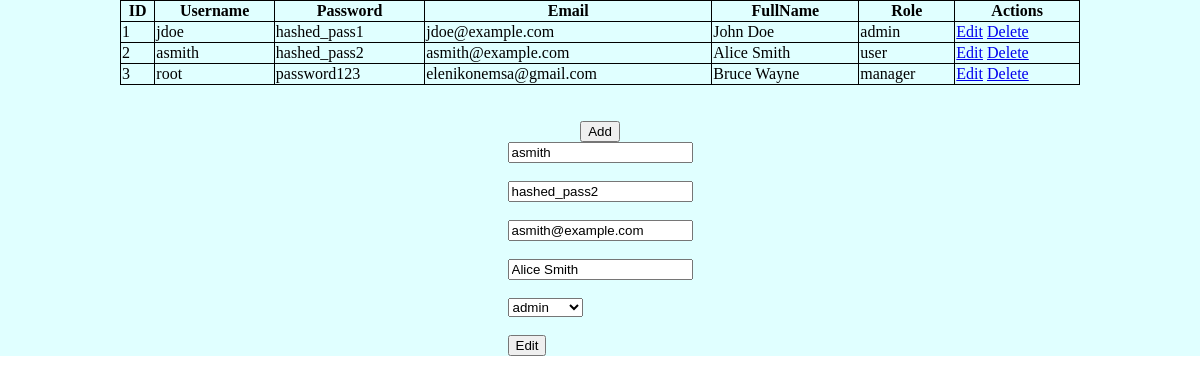
Screenshot of /usersTable/index.php?edit=2 with the database file from the repository.
### tables this page shows
CREATE TABLE `users` (
  `UserID` int(10) NOT NULL,
  `Username` varchar(100) NOT NULL,
  `Password` varchar(100) NOT NULL,
  `Email` varchar(100) NOT NULL,
  `FullName` varchar(100) NOT NULL,
  `Role` varchar(100) NOT NULL
);

### usersTable/index.php (the view, shortened to what this page needs)
<?php
include "connect.php";
?>
<!DOCTYPE html>
<html lang="en">
<head>
</head>
<body>
    <main>
        <table>
            <tr>
                <th>ID</th>
                <th>Username</th>
                <th>Password</th>
                <th>Email</th>
                <th>FullName</th>
                <th>Role</th>
                <th>Actions</th>
            </tr>
            <?php
                $q_all = "select * from users";
                $result = mysqli_query($conn, $q_all);
                while ($row = mysqli_fetch_assoc($result)) {
            ?>
            <tr>
                <td><?=$row['UserID']?></td>
                <td><?=$row['Username']?></td>
                <td><?=$row['Password']?></td>
                <td><?=$row['Email']?></td>
                <td><?=$row['FullName']?></td>
                <td><?=$row['Role']?></td>
                <td>
                    <a href="?edit=<?=$row['UserID']?>">Edit</a>
                    <a href="?drop=<?=$row['UserID']?>">Delete</a>
                </td>
            </tr>
            <?php
                }
            ?>
        </table>
        <br><br>
        <a href="?add"><button>Add</button></a>
        <?php
            if(isset($_GET['add'])){
                include "add.php";
            }
            else if(isset($_GET['drop'])){
                $id = $_GET['drop'];
                $delete_q = "delete from users where userid = '$id'";
                mysqli_query($conn, $delete_q);
                header("Location: http://localhost/PHPClass/Homework6/onlineLearningDB/usersTable/");
            }
            else if(isset($_GET['edit'])){
                include "edit.php";
            }
        ?>
    </main>
</body>
</html>

### usersTable/edit.php (shortened to what this page needs)
<?php
    $id = $_GET['edit'];
    $user_q = "select * from users where userid = '$id'";
    $result = mysqli_query($conn, $user_q);
    $row = mysqli_fetch_assoc($result);
?>
<form method="post">
    <input type="text" name="username" value="<?=$row['Username']?>">
    <br><br>
    <input type="text" name="password" value="<?=$row['Password']?>">
    <br><br>
    <input type="text" name="email" value="<?=$row['Email']?>">
    <br><br>
    <input type="text" name="fullname" value="<?=$row['FullName']?>">
    <br><br>
    <select name="role">
        <option value="admin">admin</option>
    </select>
    <br><br>
    <button name="edit">Edit</button>
</form>

### usersTable/index.php (style rules this page uses)
body { padding: 0; margin: 0; }
main { background-color: lightcyan; width: 100%; min-height: 200px; display: flex; flex-direction: column; justify-content: center; align-items: center; }
table { width: 80%; border-collapse: collapse; }
table tr td, tr th { border: solid 1px black; }

### rows the page displays
users: UserID "1", Username "jdoe", Password "hashed_pass1", Email "jdoe@example.com", FullName "John Doe", Role "admin"
users: UserID "2", Username "asmith", Password "hashed_pass2", Email "asmith@example.com", FullName "Alice Smith", Role "user", username "asmith", password "hashed_pass2", email "asmith@example.com", fullname "Alice Smith"
users: UserID "3", Username "root", Password "password123", Email "elenikonemsa@gmail.com", FullName "Bruce Wayne", Role "manager"
